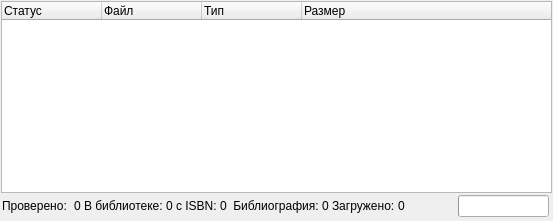
  <widget class="QWidget" name="centralWidget">
   <property name="maximumSize">
    <size>
     <width>16777215</width>
     <height>16777215</height>
    </size>
   </property>
   <layout class="QVBoxLayout" name="verticalLayout_13">
    <property name="spacing">
     <number>1</number>
    </property>
    <property name="margin">
     <number>1</number>
    </property>
    <item>
     <layout class="QVBoxLayout" name="verticalLayout_9">
      <item>
       <widget class="QTreeWidget" name="treeWidgetFiles">
        <property name="sizePolicy">
         <sizepolicy hsizetype="Expanding" vsizetype="Expanding">
          <horstretch>0</horstretch>
          <verstretch>0</verstretch>
         </sizepolicy>
        </property>
        <column>
         <property name="text">
          <string>Статус</string>
         </property>
        </column>
        <column>
         <property name="text">
          <string>Файл</string>
         </property>
        </column>
        <column>
         <property name="text">
          <string>Тип</string>
         </property>
        </column>
        <column>
         <property name="text">
          <string>Размер</string>
         </property>
        </column>
       </widget>
      </item>
     </layout>
    </item>
    <item>
     <widget class="QFrame" name="frame_7">
      <property name="sizePolicy">
       <sizepolicy hsizetype="Minimum" vsizetype="Fixed">
        <horstretch>0</horstretch>
        <verstretch>0</verstretch>
       </sizepolicy>
      </property>
      <property name="frameShape">
       <enum>QFrame::NoFrame</enum>
      </property>
      <property name="frameShadow">
       <enum>QFrame::Raised</enum>
      </property>
      <layout class="QHBoxLayout" name="horizontalLayout_4">
       <property name="spacing">
        <number>3</number>
       </property>
       <property name="leftMargin">
        <number>1</number>
       </property>
       <property name="topMargin">
        <number>1</number>
       </property>
       <property name="rightMargin">
        <number>3</number>
       </property>
       <property name="bottomMargin">
        <number>3</number>
       </property>
       <item>
        <widget class="QLabel" name="label_17">
         <property name="text">
          <string>Проверено: </string>
         </property>
        </widget>
       </item>
       <item>
        <widget class="QLabel" name="labelNumOfInspected">
         <property name="text">
          <string>0</string>
         </property>
        </widget>
       </item>
       <item>
        <widget class="QLabel" name="label_18">
         <property name="text">
          <string>В библиотеке:</string>
         </property>
        </widget>
       </item>
       <item>
        <widget class="QLabel" name="labelNumOfDublicates">
         <property name="text">
          <string>0</string>
         </property>
        </widget>
       </item>
       <item>
        <widget class="QLabel" name="label_20">
         <property name="text">
          <string>с ISBN:</string>
         </property>
        </widget>
       </item>
       <item>
        <widget class="QLabel" name="labelNumOfWithIsbn">
         <property name="text">
          <string>0</string>
         </property>
        </widget>
       </item>
       <item>
        <widget class="QLabel" name="label_22">
         <property name="text">
          <string> Библиография:</string>
         </property>
        </widget>
       </item>
       <item>
        <widget class="QLabel" name="labelNumOfWithBiblio">
         <property name="text">
          <string>0</string>
         </property>
        </widget>
       </item>
       <item>
        <widget class="QLabel" name="label_24">
         <property name="text">
          <string>Загружено:</string>
         </property>
        </widget>
       </item>
       <item>
        <widget class="QLabel" name="labelNumOfUploaded">
         <property name="text">
          <string>0</string>
         </property>
        </widget>
       </item>
       <item>
        <spacer name="horizontalSpacer_2">
         <property name="orientation">
          <enum>Qt::Horizontal</enum>
         </property>
         <property name="sizeType">
          <enum>QSizePolicy::Expanding</enum>
         </property>
         <property name="sizeHint" stdset="0">
          <size>
           <width>40</width>
           <height>20</height>
          </size>
         </property>
        </spacer>
       </item>
       <item>
        <widget class="QLabel" name="labelProcessStatus">
         <property name="sizePolicy">
          <sizepolicy hsizetype="Expanding" vsizetype="Fixed">
           <horstretch>0</horstretch>
           <verstretch>0</verstretch>
          </sizepolicy>
         </property>
         <property name="minimumSize">
          <size>
           <width>0</width>
           <height>15</height>
          </size>
         </property>
         <property name="maximumSize">
          <size>
           <width>16777215</width>
           <height>16777215</height>
          </size>
         </property>
         <property name="text">
          <string/>
         </property>
         <property name="alignment">
          <set>Qt::AlignRight|Qt::AlignTrailing|Qt::AlignVCenter</set>
         </property>
        </widget>
       </item>
       <item>
        <widget class="QProgressBar" name="progressBarProcess">
         <property name="sizePolicy">
          <sizepolicy hsizetype="Expanding" vsizetype="Fixed">
           <horstretch>50</horstretch>
           <verstretch>0</verstretch>
          </sizepolicy>
         </property>
         <property name="minimumSize">
          <size>
           <width>0</width>
           <height>0</height>
          </size>
         </property>
         <property name="maximumSize">
          <size>
           <width>300</width>
           <height>16777215</height>
          </size>
         </property>
         <property name="value">
          <number>0</number>
         </property>
         <property name="textVisible">
          <bool>false</bool>
         </property>
        </widget>
       </item>
      </layout>
     </widget>
    </item>
   </layout>
  </widget>
